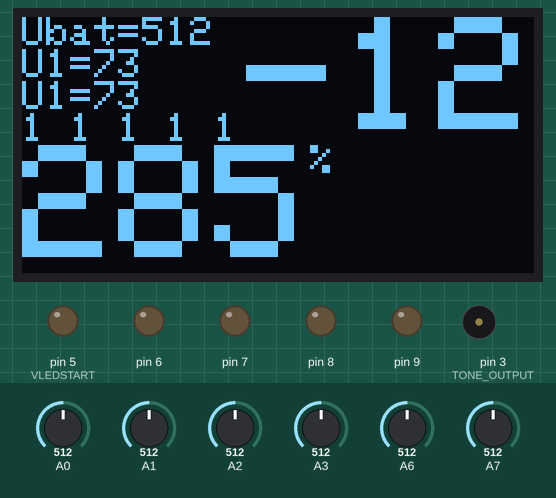
Recording of a sketch running on a simulated Arduino Nano, built with avr-gcc and run on an emulated ATmega328P. On the bench: 128×64 one-colour display, output pins drawn as LEDs (lit = HIGH), buzzer (waves = sounding). Dashed ring = blinking. The inputs (shaded band) are chosen by the test bench; at power-on: A1 = 512, A2 = 512, A3 = 512, A0 = 512, A6 = 512, A7 = 512.

Above: at 1.2 s.
1.3 s: A1 set to 459
At 2.3 s:
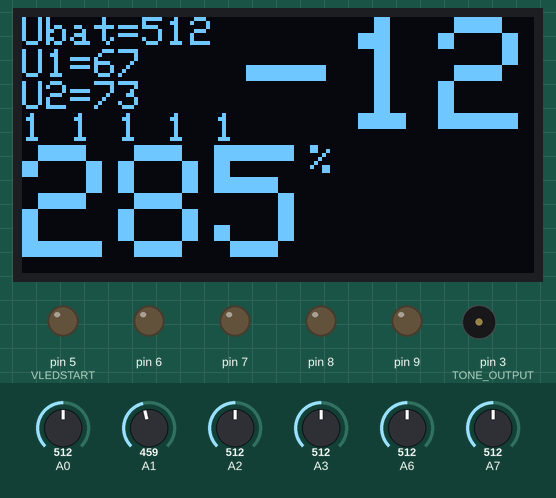
3.4 s: A1 set to 435
At 3.89 s:
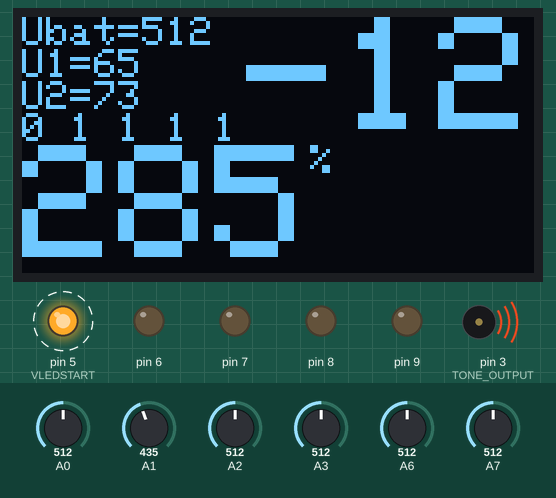
6.4 s: A2 set to 469
9.0 s: A2 set to 445
At 10.7 s:
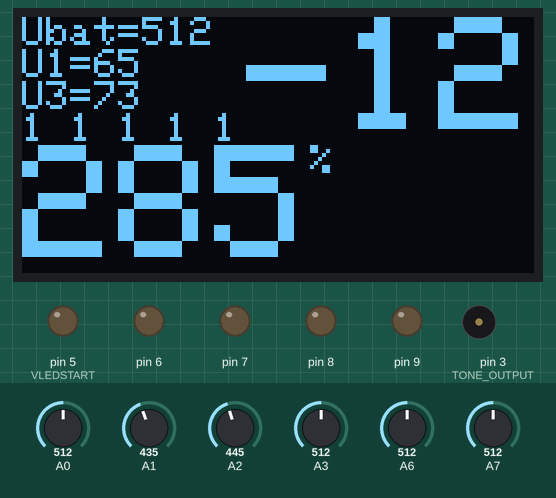
11.1 s: A3 set to 425
At 12.5 s:
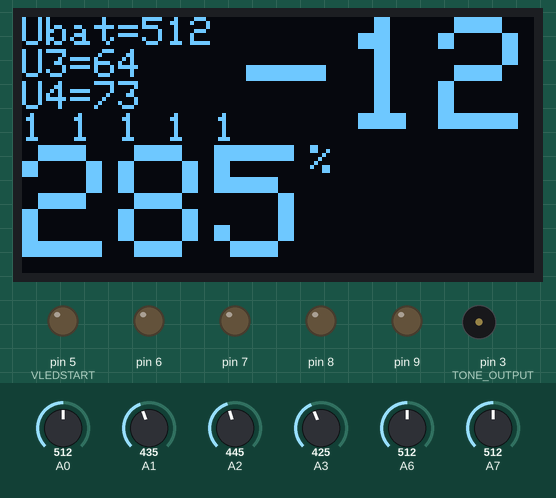
12.8 s: A3 set to 396
At 13.34 s:
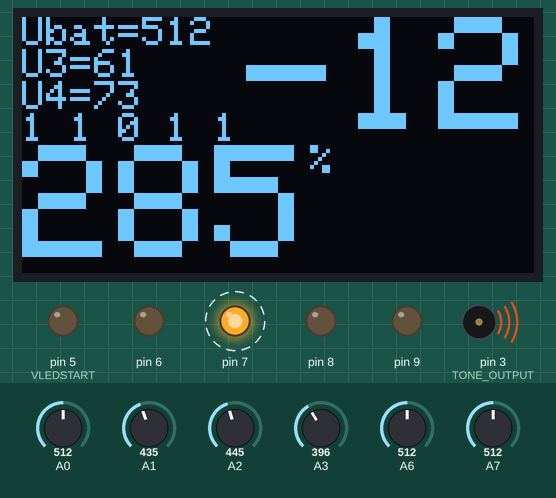
Timing chart, 0 to 16.8 s (numbered marks = the images above; inputs shaded):
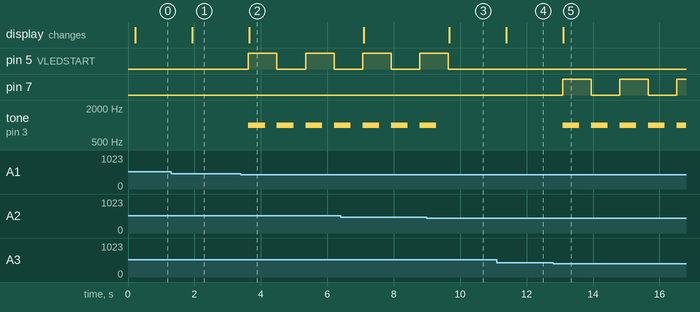

The sketch:

voltmeter-x5.ino
```cpp
/* ======================================== */
/* КОНСТАНТЫ */

/* Экран */
#include <Adafruit_SSD1306.h>
#define OLED_RESET 4
#define OLED_ADDR 0x3C
Adafruit_SSD1306 display(OLED_RESET);

/* Чтение и сглаживание */
#define NUM_READINGS 10
#define READING_DELAY 2

/* Преобразование АЦП в напряжение */
#define BASE_VOLTAGE 5.0
#define ADC_RESOLUTION 1024


/* Аварийный сигнал */
#define VOLT_THRES 5 // Чувствительность отклонения для строки состояния, задается по входному напряжению до делителя
#define V_TOTAL_LIMIT 400 // Нижний предел сигнала суммарного напряжения, задается по входному напряжению до делителя
#define TONE_OUTPUT 3
#define TONE_LENGHT 500

#define TONE_FREQ_TOTAL 500
#define TONE_FREQ_SINGLE 1000

/* Входы */
#define VTOTALIN A0
#define V1IN A1
#define V2IN A2
#define V3IN A3
#define V4IN A6
#define V5IN A7

/* Сигнальные светодиоды */
#define VTOTALLED 4
#define VLEDSTART 5

/* Глобальные переменные */
int adcs[6]; // Результаты АЦП
float tvolt; // Общее напряжение
float volts[5]; // Напряжения


/* ======================================== */
/* ИНИЦИАЛИЗАЦИЯ */

void setup() {
  init_screen();
  init_adc();
  init_led();
}

void loop() {
  read_adcs();
  convert_adcs();
  refresh_screen();
  alarm_check();
  delay(700);
}

/* Включить экран */
inline void init_screen() {
  display.begin(SSD1306_SWITCHCAPVCC, OLED_ADDR);
  display.clearDisplay();
  display.display();
}

/* Настроить АЦП */
inline void init_adc() {

}

/* Настроить световую индикацию */
inline void init_led() {
  pinMode(VTOTALLED, OUTPUT);
  for(int i = 0; i < 5; i++) {
    pinMode(VLEDSTART + i, OUTPUT);
  }
}


/* ======================================== */
/* СИГНАЛИЗАЦИЯ */

/* Проверить сигнал тревоги */
inline bool alarm_check() {
  if(tvolt < V_TOTAL_LIMIT) {
    blink_led(VTOTALLED);
    raise_alarm(TONE_FREQ_TOTAL);
  }
  else {
    turn_off_led(VTOTALLED);
  }
}

void blink_led(int led) {
  digitalWrite(led, !digitalRead(led)); // Invert pin
}

void turn_off_led(int led) {
  digitalWrite(led, 0);
}

/* Выдать тональный сигнал тревоги */
inline void raise_alarm(int freq) {
  tone(TONE_OUTPUT, freq, TONE_LENGHT);
}


/* ======================================== */
/* ИНДИКАЦИЯ */

/* Обновить экран */
inline void refresh_screen() {
  display.clearDisplay();
  display.setTextSize(1);
  display.setTextColor(WHITE);

  display.setCursor(0, 0);
  display.print(String("Ubat=" + String(tvolt, 0)));

  int i_max, i_min;
  float v_max = 0, v_min = 9999;
  for (int i = 0; i < 5; i++) {
    if(volts[i] > v_max) {
      v_max = volts[i];
      i_max = i;
    }
    if(volts[i] < v_min) {
      v_min = volts[i];
      i_min = i;
    }
  }

  const int i_shift = 1;
  display.setCursor(0, 8);
  display.print(String("U" + String(i_min + i_shift) + String("=") + String(volts[i_min], 0)));

  display.setCursor(0, 16);
  display.print(String("U" + String(i_max + i_shift) + String("=") + String(volts[i_max], 0)));

  display.setCursor(0, 24);
  display.print(make_checkline());

  show_perc(vtoperc(tvolt));
  display.display();

}

/* Пересчет напряжения в проценты заряда */
inline int vtoperc(float v) {
  int x = 100*v;
  int perc = -0.0116 * x * x + 12.614 * x - 3313;
  return perc;
}

/* Отобразить заряд в процентах */
inline void show_perc(int perc) {

  display.setTextColor(WHITE);

  display.setTextSize(4);
  display.setCursor(56, 0);
  display.print(perc);

  display.setTextSize(1);
  display.println("%");
}

/* Создать строку состояния аккумуляторов по напряжению */
inline String make_checkline() {

  float sum = 0;
  for (int i = 0; i < 5; i++) {
    sum += volts[i];
  }
  float average = sum / 5;

  String check_line = "";
  for (int i = 0; i < 5; i++) {
    int led_output = VLEDSTART + i;
    if(volts[i] < average - VOLT_THRES) {
      check_line += String("0");
      blink_led(led_output);
      raise_alarm(TONE_FREQ_SINGLE);
    }
    else {
      check_line += String("1");
      turn_off_led(led_output);
    }
    check_line += String(" ");
  }
  return check_line;
}


/* ======================================== */
/* ЧТЕНИЕ ВХОДОВ */

/* Преобразование входного напряжения с учетом преобразователей */
int v2section_v(float v, float k = 21.2, float b = 20.3) {
  // 0.33 25
  // 1.24 50
  // 2.52 75
  // 3.99 100
  // 4.80 125
  return k * v + b;
}

int v2total_v(float v) {
  // 1.61 400
  // 1.98 450
  // 2.38 500
  // 2.78 550
  // 3.20 600
  return 125 * v + 200;
}

float adc2v(int adc) {
  return adc * BASE_VOLTAGE / ADC_RESOLUTION;
}

/* Преобразовать вывод АЦП в напряжения */
inline void convert_adcs() {
  tvolt = v2total_v(adcs[0] * BASE_VOLTAGE / ADC_RESOLUTION);
  // Задаются коэффициенты наклона k и высоты b
  volts[0] = v2section_v(adc2v(adcs[1]), 21.2, 20.3);
  volts[1] = v2section_v(adc2v(adcs[2]), 21.2, 20.3);
  volts[2] = v2section_v(adc2v(adcs[3]), 21.2, 20.3);
  volts[3] = v2section_v(adc2v(adcs[4]), 21.2, 20.3);
  volts[4] = v2section_v(adc2v(adcs[5]), 21.2, 20.3);
}

/* Прочитать и усреднить значение на входе АЦП */
int read_adc(int input) {
  int x = 0;
  for (int i = 0; i < NUM_READINGS; i++) {
    delay(READING_DELAY);
    x += analogRead(input);
  }
  return x / NUM_READINGS;
}

/* Прочитать значения АЦП */
inline void read_adcs() {

  int x = 0;

  adcs[0] = read_adc(VTOTALIN);
  adcs[1] = read_adc(V1IN);
  adcs[2] = read_adc(V2IN);
  adcs[3] = read_adc(V3IN);
  adcs[4] = read_adc(V4IN);
  adcs[5] = read_adc(V5IN);

}
```

Measured:
- the behaviour switches between 452 and 451 on A1 (found by bisection; images 1 and 2)
- the behaviour switches between 452 and 451 on A2 (found by bisection; images 2 and 3)
- the behaviour switches between 413 and 412 on A3 (found by bisection; images 4 and 5)
- after the input at 1.3 s, the display: changes after 0.64 s (image 1)
- after the input at 3.4 s, pin 5 (VLEDSTART): alternates HIGH for 0.86 s and LOW for 0.86 s, starting after 0.23 s; tone on pin 3 (TONE_OUTPUT): alternates 1000 Hz for 0.50 s and silent for 0.36 s, starting after 0.23 s; the display: changes after 0.26 s (image 2)
- after the input at 9.0 s, pin 5 (VLEDSTART): goes on until 9.6 s, then stays LOW; tone on pin 3 (TONE_OUTPUT): goes on until 9.3 s, then stays silent; the display: changes after 0.67 s (image 3)
- after the input at 11.1 s, the display: changes after 0.29 s (image 4)
- after the input at 12.8 s, pin 7: alternates HIGH for 0.86 s and LOW for 0.86 s, starting after 0.28 s; tone on pin 3 (TONE_OUTPUT): alternates 1000 Hz for 0.50 s and silent for 0.36 s, starting after 0.28 s; the display: changes after 0.31 s (image 5)
